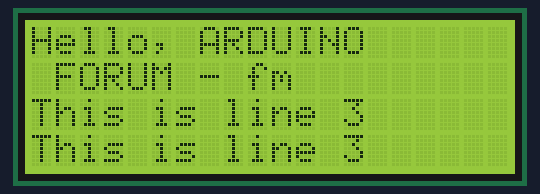
Recording of a sketch running on a simulated Arduino Uno, built with avr-gcc and run on an emulated ATmega328P. Parts: 20×4 character LCD. Random numbers use the default seed unless the sketch sets one.

Above: at 0.2 s.
At 5.17 s:
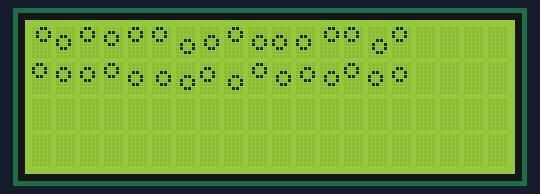
At 10.21 s:
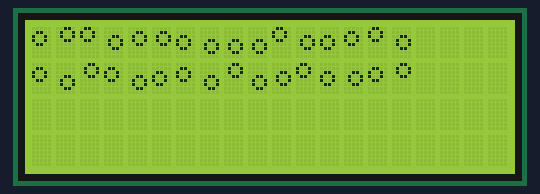
At 20.04 s:
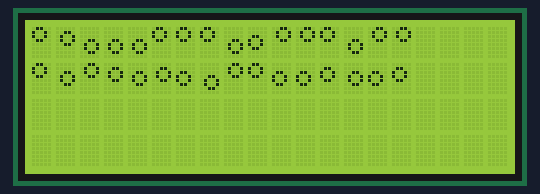
At 29.88 s:
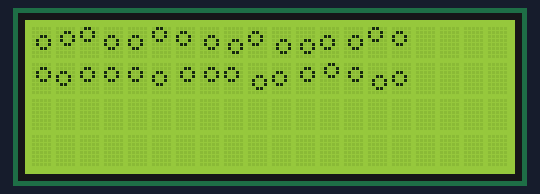
At 39.71 s:
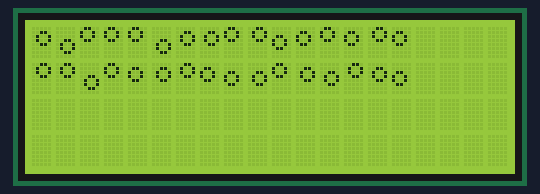

The sketch:

lcd.ino
```cpp
#include <Wire.h>
#include <LiquidCrystal_I2C.h>

#define lcdAddr 0x3F // set the address of the I2C device the LCD is connected to

// create an lcd instance

LiquidCrystal_I2C lcd(0x3F, 6, 5, 4, 0, 1, 2, 3);
//LiquidCrystal_I2C lcd(lcdAdrr); // I2C addr

// Creat a set of new characters
const uint8_t charBitmap[][8] = {
   { 0xc, 0x12, 0x12, 0xc, 0, 0, 0, 0 },
   { 0x6, 0x9, 0x9, 0x6, 0, 0, 0, 0 },
   { 0x0, 0x6, 0x9, 0x9, 0x6, 0, 0, 0x0 },
   { 0x0, 0xc, 0x12, 0x12, 0xc, 0, 0, 0x0 },
   { 0x0, 0x0, 0xc, 0x12, 0x12, 0xc, 0, 0x0 },
   { 0x0, 0x0, 0x6, 0x9, 0x9, 0x6, 0, 0x0 },
   { 0x0, 0x0, 0x0, 0x6, 0x9, 0x9, 0x6, 0x0 },
   { 0x0, 0x0, 0x0, 0xc, 0x12, 0x12, 0xc, 0x0 }

};

void setup()
{
   int charBitmapSize = (sizeof(charBitmap ) / sizeof (charBitmap[0]));

  lcd.begin(20,4);  // initialize the lcd as 20x4 (16,2 for 16x2)

  lcd.setBacklight(1); // switch on the backlight

  for ( int i = 0; i < charBitmapSize; i++ )
   {
      lcd.createChar ( i, (uint8_t *)charBitmap[i] );
   }

  lcd.home ();  // go home to character 0 on line 0 (1st line)
  lcd.print("Hello, ARDUINO ");
  lcd.setCursor(0,1);  // character 0 on line 1 (2nd line)
  lcd.print (" FORUM - fm   ");
  lcd.setCursor(0,2); // character 0 on line 2 (3rd line)
  lcd.print("This is line 3");
  lcd.setCursor(0,3); // character 0 on line 3 (4th line)
  lcd.print("This is line 3");
  delay(1000);
}

void loop()
{
   lcd.clear();
   lcd.home ();
   // Do a little animation by writing to the same location
   for ( int i = 0; i < 2; i++ )
   {
      for ( int j = 0; j < 16; j++ )
      {
         lcd.print (char(random(7)));
      }
      lcd.setCursor ( 0, 1 );
   }
   delay (200);
}
```
